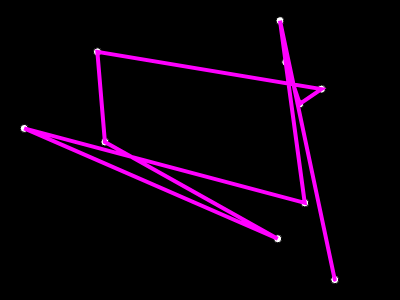
Frame 1 (no input)
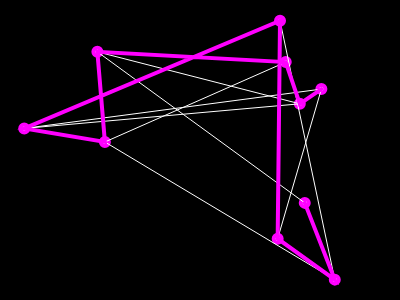
Frame 60 (no input)
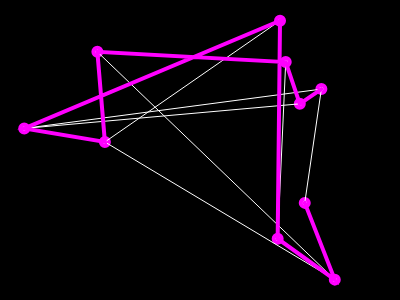
Frame 120 (the mouse pressed at the canvas centre since frame 60)

The p5.js sketch that drew these frames (run headless with seeded random() and noise() and a simulated clock; from frame 60 on, the mouse is pressed at the canvas centre):

// p5.js sketch
// ── sketch.js
var cities = [];
var totalCities = 10;

var recordDistance;
var bestEver;

function setup() {
  createCanvas(400, 300);
  for(var i = 0; i < totalCities; i++) {
    var v = createVector(random(width), random(height));
    cities[i] = v;
  }

  var d = calcDistance(cities);
  recordDistance = d;
  bestEver = cities.slice();
}

function draw() {
  background(0);
  fill(255);
  for(var i = 0; i < cities.length; i++) {
    ellipse(cities[i].x, cities[i].y, 8, 8);
  }

  stroke(255);
  strokeWeight(1);
  noFill();
  beginShape();
  for(var i = 0; i < cities.length; i++) {
    vertex(cities[i].x, cities[i].y);
  }
  endShape();

  stroke(255, 0, 255);
  strokeWeight(4);
  noFill();
  beginShape();
  for(var i = 0; i < cities.length; i++) {
    vertex(bestEver[i].x, bestEver[i].y);
  }
  endShape();

  var i = floor(random(cities.length));
  var j = (i + 1) % cities.length;
  swap(cities, i, j);

  var d = calcDistance(cities);
  if (d < recordDistance) {
    recordDistance = d;
    bestEver = cities.slice();
  }


}





function swap(a, i, j) {
  var aux = a[i];
  a[i] = a[j];
  a[j] = aux;
}

function calcDistance(points) {
  var d = 0;
  for (var i = 0; i < points.length - 1; i++) {
    d += dist(points[i].x, points[i].y, points[i + 1].x, points[i + 1].y)
  }
  return d;
}
